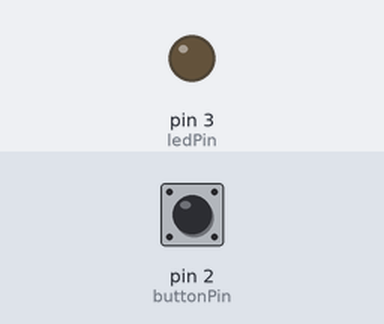
A sketch run on a simulated Arduino Uno, built with avr-gcc and run on an emulated ATmega328P. Parts: output pins drawn as LEDs (lit = HIGH). The test bench sets the inputs (shaded band); at power-on: pin 2 (buttonPin) LOW.

Above: at 2.2 s.
2.3 s: pin 2 (buttonPin) pulled HIGH for 1 s
At 3.17 s:
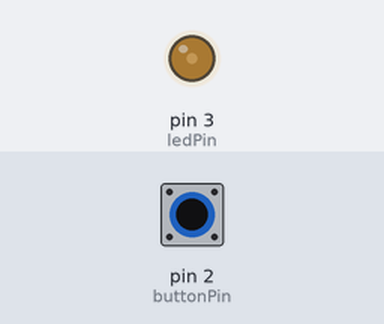
5.8 s: pin 2 (buttonPin) pulled HIGH for 0.15 s
At 6.86 s:
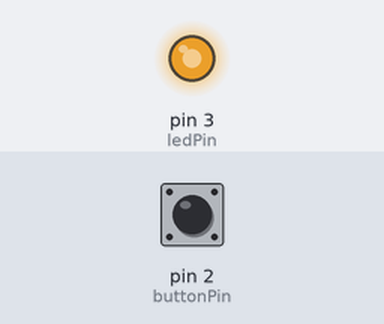
Timing chart, 0 to 15.3 s (numbered marks = the images above; inputs shaded):
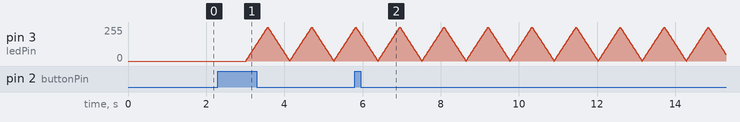

The sketch:

GurneyPlayer.ino
```cpp
//Controller for Arduino with Elechouse MP3 shield
/* =======================
Behavior:
On power, software serial connection is made with MP3 Shield.
Upon the establishment of serial connection, a configuration is
sent to the shield to play only 1 file at a time.

When a button is pressed (sending a HIGH to pin 2 from LOW) the next MP3
file is played.

When a file is playing, an LED (pin 3) is illuminated.
When a file is not playing, the LED pulses.
========================*/

//INCLUDES
#include <SoftwareSerial.h>
//END INCLUDES

//VARIABLES
unsigned char commandBuffer[10];
unsigned char returnBuffer[10];
const int buttonPin = 2;
const int ledPin = 3;
int buttonState;
int lastButtonState = LOW;
long lastDebounceTime = 0;
long debounceDelay = 50;
long lastFrequencyAdjust = 0;
long frequencyDelay = 10;
long lastPlayStatusTime = 0;
long playStatusDelay = 500;
int ledFrequency = 0;
boolean playerConnected = false;
boolean brightnessUp = true;
boolean pulseMode = false;

//software serial setup
SoftwareSerial mySerial(7,8);
//END VARIABLES

//FUNCTIONS
void sendCmd(unsigned char *inputCommands, unsigned len) {
//sends a set of hex values through the serial connection
  for(unsigned char i = 0; i<len; i++) {
    mySerial.write(inputCommands[i]);
  }
}

void pulseLed() {
//gently pulse the led in the button
  if(millis()-lastFrequencyAdjust>frequencyDelay){
    lastFrequencyAdjust=millis();
    if(ledFrequency<255 && brightnessUp) {
      ledFrequency+=5;
      if(ledFrequency==255) {
       brightnessUp=false;
      }
    }
    else {
     ledFrequency-=5;
     if(ledFrequency==0) {
      brightnessUp=true;
     }
    }
    analogWrite(ledPin, ledFrequency);
  }
}

void setLed(boolean state) {
//accepts a boolean value for turning on and off the LED in the button
 if(state == 0) {
  digitalWrite(ledPin, LOW);
 }
 else {
  digitalWrite(ledPin, HIGH);
 }
}

void setPlayMode() {
//Tells the MP3 shield to stop automatically after playing a file
  commandBuffer[0] = 0x7E;
  commandBuffer[1] = 0x03;
  commandBuffer[2] = 0xA9;
  commandBuffer[3] = 0x00;
  commandBuffer[4] = 0x7E;
  sendCmd(commandBuffer, 5);
}

void startPlaying() {
//tells the MP3 shield to being playing the first file from the SD card
  commandBuffer[0] = 0x7E;
  commandBuffer[1] = 0x04;
  commandBuffer[2] = 0xA0;
  commandBuffer[3] = 0x00;
  commandBuffer[4] = 0x01;
  commandBuffer[5] = 0x7E;
  sendCmd(commandBuffer, 6);
}

void playPause() {
//tells the MP3 shield to toggle between playing and pausing
  commandBuffer[0] = 0x7E;
  commandBuffer[1] = 0x02;
  commandBuffer[2] = 0xA3;
  commandBuffer[3] = 0x7E;
  sendCmd(commandBuffer, 4);
}

void stopPlaying() {
//tells the MP3 shield to stop playing
  commandBuffer[0] = 0x7E;
  commandBuffer[1] = 0x02;
  commandBuffer[2] = 0xA4;
  commandBuffer[3] = 0x7E;
  sendCmd(commandBuffer, 4);
}

void playNext() {
//tells the MP3 shield to play the next song
  commandBuffer[0] = 0x7E;
  commandBuffer[1] = 0x02;
  commandBuffer[2] = 0xA5;
  commandBuffer[3] = 0x7E;
  sendCmd(commandBuffer, 4);
}

int getPlayState() {
  int returnValue = -1;
  if(playerConnected==true) {
    unsigned char readValue;
    commandBuffer[0] = 0x7E;
    commandBuffer[1] = 0x02;
    commandBuffer[2] = 0xC2;
    commandBuffer[3] = 0x7E;
    sendCmd(commandBuffer, 4);

    if(mySerial.available()){
      while(mySerial.available()>0){
        readValue = mySerial.read();
        if(readValue == 2) {
          returnValue = 0;
        }
        else if(readValue == 1) {
         returnValue = 1;
        }
      }
     }
  }
  return returnValue;
}

//END FUNCTIONS

void setup(){
  delay(1000);
  mySerial.begin(9600);
  pinMode(buttonPin, INPUT);
  pinMode(ledPin, OUTPUT);
}
void loop(){
  //Check to see if MP3 Shield serial is ready and perform setup instructions once
  if(playerConnected == false && mySerial.isListening()) {
   playerConnected = true;
   setPlayMode();
   delay(1000);
   startPlaying();
   delay(1000);
   stopPlaying();
  }

  //read button code
  int reading = digitalRead(buttonPin);
  if(buttonState != lastButtonState) {
   lastDebounceTime = millis();
   lastButtonState = buttonState;
  }
  //debounce code
  if((millis()-lastDebounceTime)>debounceDelay) {
    if(buttonState!=reading){
      buttonState = reading;
    }
    if (lastButtonState == HIGH && buttonState == LOW){
      playNext();
    }
  }
  //read playstate from MP3 Shield and illuminate button code
  if(millis()-lastPlayStatusTime>playStatusDelay) {
    lastPlayStatusTime = millis();
    int playState = getPlayState();
    if(playState == 1) {
      pulseMode = true;
    }
    else {
      pulseMode = false;
    }
  }

  if(pulseMode == true) {
   setLed(true);
  }
  else {
    pulseLed();
  }

}
```
